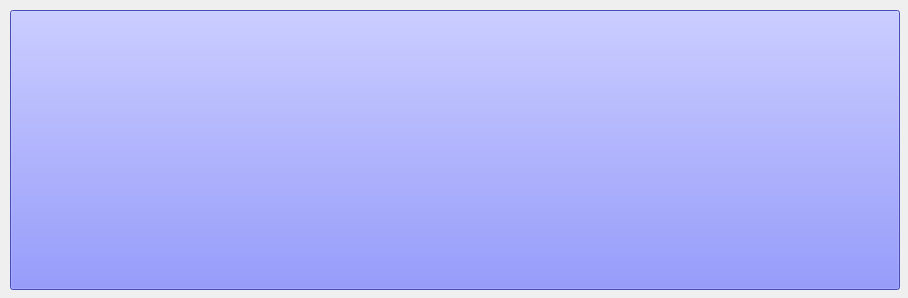
<?xml version="1.0" encoding="UTF-8"?>
<ui version="4.0">
 <class>bus</class>
 <widget class="QWidget" name="bus">
  <property name="geometry">
   <rect>
    <x>0</x>
    <y>0</y>
    <width>908</width>
    <height>298</height>
   </rect>
  </property>
  <property name="windowTitle">
   <string>Form</string>
  </property>
  <widget class="QPushButton" name="bus_button">
   <property name="geometry">
    <rect>
     <x>10</x>
     <y>10</y>
     <width>890</width>
     <height>280</height>
    </rect>
   </property>
   <property name="styleSheet">
    <string notr="true">background-color:rgb(100,106,255);</string>
   </property>
   <property name="text">
    <string/>
   </property>
  </widget>
 </widget>
 <resources/>
 <connections/>
</ui>
